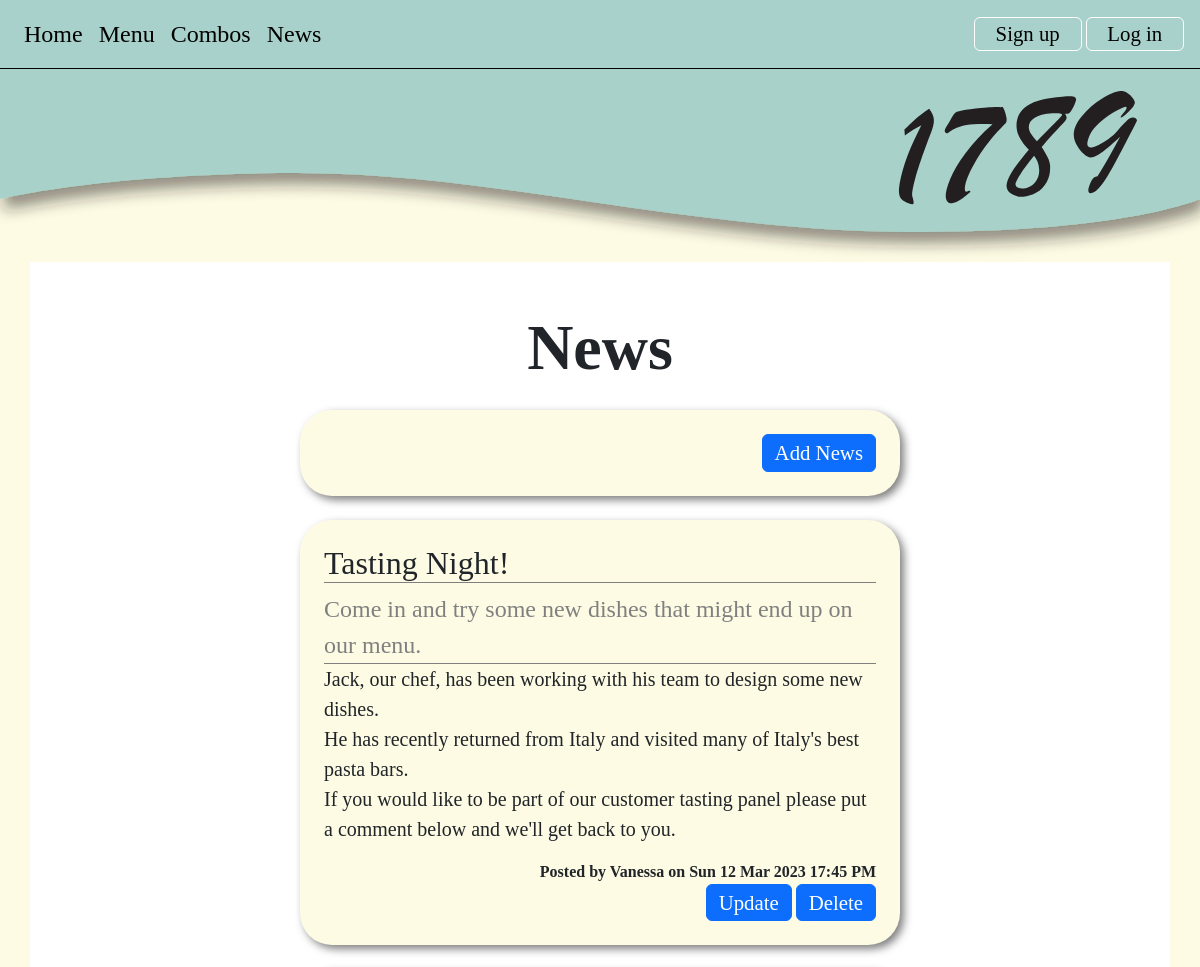
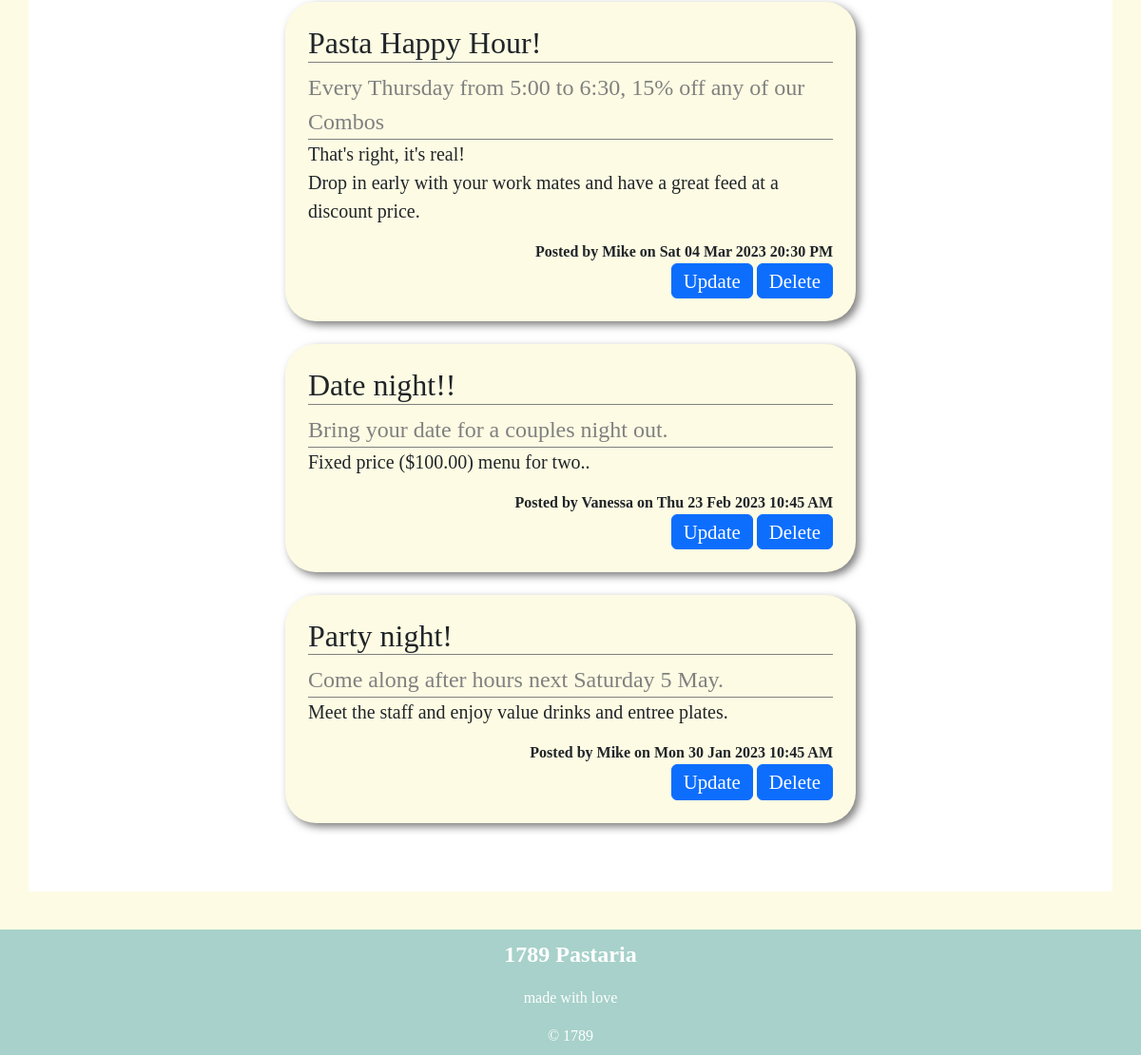
Page /news on the committed database (2 pictures, top to bottom).
### tables this page shows
CREATE TABLE news(
    news_id integer primary key autoincrement not null,
    title text not null unique,
    subtitle text not null unique,
    content text not null unique,
    newsdate date not null,
    member_id integer not null,
    foreign key(member_id) references member(member_id)
);

CREATE TABLE member(
    member_id integer primary key autoincrement not null,
    name text not null,
    email text not null unique,
    password text not null,
    authorisation integer not null
);

### server.py (the view)
@app.route('/news')
def news():
    sql = """select news.news_id, news.title, news.subtitle, news.content, news.newsdate, member.name
       from news
       join member on news.member_id= member.member_id
       order by news.newsdate desc;
       """
    result = run_search_query_tuples(sql, (), db_path, True)
    print(result)
    return render_template("news.html", news=result)

### db_functions.py (called while the page is built)
def run_search_query_tuples(sql_query, values_tuple, file_path, rowfactory=False):
    result = None
    try:
        db = sqlite3.connect(file_path)
        if rowfactory:
            db.row_factory = sqlite3.Row
        cursor = db.cursor()
        cursor.execute(sql_query, values_tuple)
        result = cursor.fetchall()
        cursor.close()
    except sqlite3.Error as error:
        print("Error running search query tuples: {}".format(error))
        return None
    db.close()
    if result is None:
        print("No search values were found")
    return result

### server.py (called while the page is built)
@app.template_filter()
def news_date(sqlite_dt):
    x = datetime.strptime(sqlite_dt, '%Y-%m-%d %H:%M:%S')
    return x.strftime("%a %d %b %Y %H:%M %p")

### templates/news.html (shortened to what this page needs)
{% extends "layout.html" %}
{% block banner %}
static/images/small_banner.svg
{% endblock %}
{% block content %}
<div class="container-lg py-sm-5 py-1">
     <h1> News</h1>
    <div class="news p-4 my-4 text-end">
        <a class="btn btn-primary" href="{{ url_for('news_cud', id=0, task='add') }}">Add News</a>
    </div>
    {% for row in news %}
    <div class="news p-4 my-4">
    <h2> {{ row['title'] }}</h2>
        <div class="subtitle"> {{ row['subtitle'] }}</div>
        <p class="news-text"> {{ row['content'] | replace("\n", "<br>") | safe}} </p>
        <div class="news-meta">Posted by {{ row['name'] }} on {{ row['newsdate'] | news_date }}</div>
        <div class="news-meta">
            <a class="btn btn-primary" href="{{ url_for('news_cud', id=row['news_id'], task='update') }}">Update</a>
            <a class="btn btn-primary" href="{{ url_for('news_cud', id=row['news_id'], task='delete') }}">Delete</a>
        </div>
    </div>
    {% endfor %}
</div>
{% endblock %}

### templates/layout.html (shortened to what this page needs)
<!DOCTYPE html>
<html lang="en">
<head>
<link href="https://cdn.jsdelivr.net/npm/bootstrap@5.2.3/dist/css/bootstrap.min.css" rel="stylesheet">
<link rel="stylesheet" href="static/styles.css">
</head>
<body>
 <div class="container-fluid">
     <nav class="navbar navbar-expand-lg px-3 py-2">
    <div class="collapse navbar-collapse" id="collapsibleNavbar">
      <ul class="navbar-nav">
        <li class="nav-item">
          <a class="nav-link" href="{{ url_for('index') }}">Home</a>
        </li>
        <li class="nav-item">
          <a class="nav-link" href="{{ url_for('menu') }}">Menu</a>
        </li>
        <li class="nav-item">
          <a class="nav-link" href="{{ url_for('combos') }}">Combos</a>
        </li>
        <li class="nav-item">
            <a class="nav-link" href="{{ url_for('news') }}">News</a>
        </li>
      </ul>
        <div class="ms-auto">
            {% if session %}
            <a class="nav-link btn btn-outline" href="{{ url_for('logout') }}">Log Out</a>
            {% else %}
            <a class="nav-link btn btn-outline" href="{{ url_for('signup') }}">Sign up</a>
            <a class="nav-link btn btn-outline" href="{{ url_for('login') }}">Log in</a>
            {% endif %}
        </div>
          </div>
</nav>
    <img class="img-fluid" src="{% block banner %}{% endblock %}" alt="Banner">
</div>
{% block content %}
 {% endblock %}
<footer class="container-fluid footer-content">
        <p> 1789 Pastaria</p>
        <p>made with love</p>
        <div>&copy; 1789</div>
</footer>
</body>
</html>

### static/styles.css (style rules this page uses)
:root { --brand-paper: rgb(253,251,227); --brand-green: rgb(167,209,202); --brand-green-pale: rgb(223,237,224); }
body { font-family: 'Cormorant Garamond', serif; font-size: 100%; background-color: var(--brand-paper); margin:0; }
h1 { font-size: 4em; text-align: center; font-weight: 600; margin: 0; }
h2 { border-bottom: 1px solid gray; }
.container-fluid { border: 0px solid blue; padding:0; }
.container-lg { border: 0px solid pink; background-color: rgb(255,255,255); overflow: auto; margin-bottom: 2.5em; }
.subtitle { font-size: 1.5em; border-bottom: 1px solid gray; color: gray; }
.news { max-width: 600px; margin: auto; background-color: var(--brand-paper); border-radius: 2em; filter: drop-shadow(0.25em 0.25em 0.25em rgba(0,0,0,0.5)); }
.news-text { font-size: 1.25em; }
.news-meta { text-align: end; font-weight: bold; }
.footer-content { background-color: var(--brand-green); text-align: center; padding: 0.5em 0 0.5em 0; color:white; }
.footer-content p:first-child { font-weight: 600; font-size: 1.5em; }
.navbar { background-color: var(--brand-green); border-bottom: 1px solid black; }
.nav-link { font-size: 1.5em; color:black; }
nav .btn-outline { display: inline-block; }
.btn-outline { border: 1px solid white; padding: 0 1em; }
.btn { font-size: 1.3em; --bs-btn-padding-y:0.1em; }

### rows in the picture
news: title "Tasting Night!", subtitle "Come in and try some new dishes that might end up on our menu.", content "Jack, our chef, has been working with his team to design some new dishes. He has recently returned from Italy and visited many of Italy's best pasta bars. If you would like to be part of our customer tasting panel please put a comment below and we'll get back to you.", name "Vanessa", newsdate|news_date "Sun 12 Mar 2023 17:45 PM"
news: title "Pasta Happy Hour!", subtitle "Every Thursday from 5:00 to 6:30, 15% off any of our Combos", content "That's right, it's real! Drop in early with your work mates and have a great feed at a discount price.", name "Mike", newsdate|news_date "Sat 04 Mar 2023 20:30 PM"
news: title "Date night!!", subtitle "Bring your date for a couples night out.", content "Fixed price ($100.00) menu for two..", name "Vanessa", newsdate|news_date "Thu 23 Feb 2023 10:45 AM"
news: title "Party night!", subtitle "Come along after hours next Saturday 5 May.", content "Meet the staff and enjoy value drinks and entree plates.", name "Mike", newsdate|news_date "Mon 30 Jan 2023 10:45 AM"
